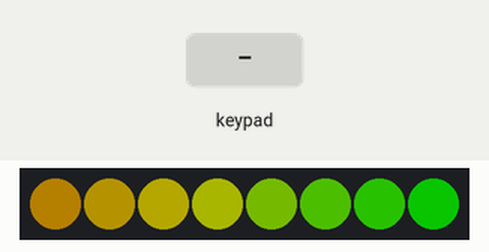
Simulated run of this sketch. Board: Arduino Leonardo, built with avr-gcc and run on an emulated ATmega32U4. Shown: 8 RGB LEDs in strip order, left to right. The test bench sets the inputs (shaded band). Dim RGB values are drawn brighter than linear; USB keyboard and mouse output is not drawn; what the sketch prints to the serial monitor is not drawn.

Above: at 3.26 s.
3.3 s: key '0' pressed
At 5.32 s:
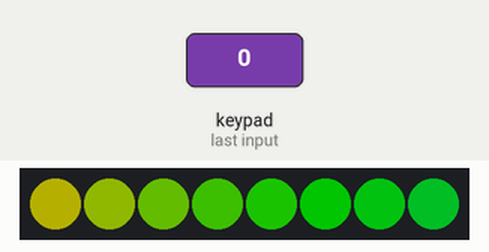
5.5 s: keypad keys 5 6 7 8 9 pressed 0.4 s apart
At 5.93 s:
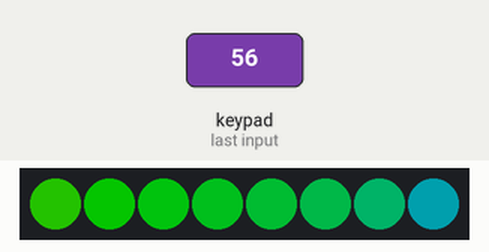
9.0 s: key '1' pressed
At 9.26 s:
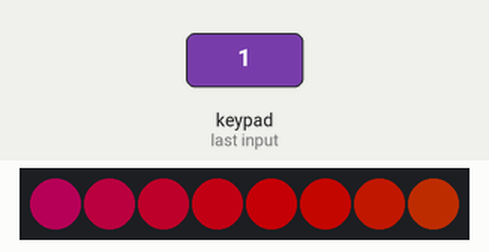
12.0 s: keypad keys 1 3 9 7 2 pressed 0.4 s apart
At 12.59 s:
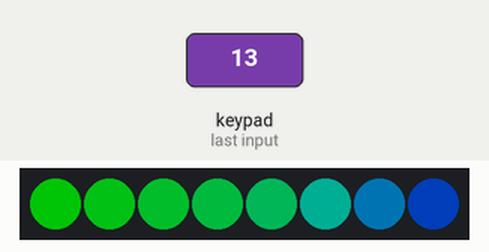
15.5 s: key '2' pressed
At 16.52 s:
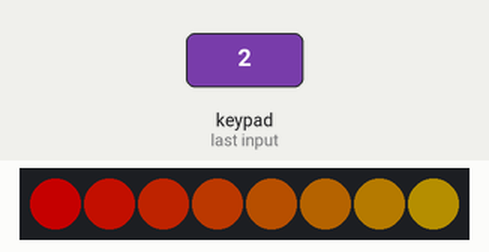
18.5 s: key '3' pressed
At 19.55 s:
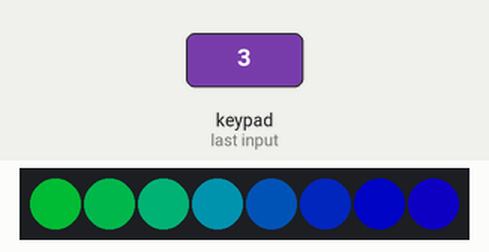
Timing chart, 0 to 26.0 s (numbered marks = the images above; inputs shaded):
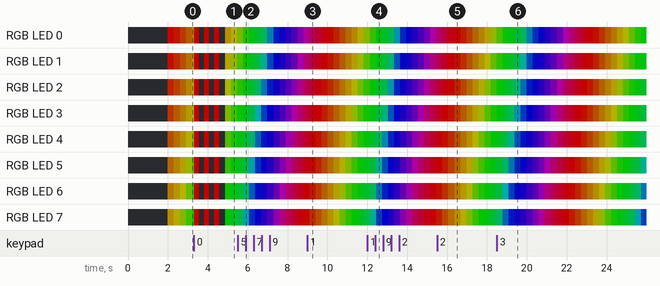

Measured:
- after the input at 3.3 s, the LEDs: first change at once (image 1 shows a later state)
- after the input at 5.5 s, the LEDs: change after 0.28 s (image 2)
- after the input at 12.0 s, the LEDs: first change after 0.14 s (image 4 shows a later state)
- after the input at 18.5 s, the LEDs: first change after 0.30 s (image 6 shows a later state)

The sketch:

MacroPad.ino
```cpp
#include <Key.h>
#include <Keypad.h>

#include <FastLED.h>
#include <Keyboard.h>

#define LED_PIN     14
#define NUM_LEDS    8
#define LED_TYPE    WS2811
#define COLOR_ORDER GRB
CRGB leds[NUM_LEDS];
#define BRIGHTNESS          96
#define FRAMES_PER_SECOND  120
uint8_t gHue = 0; // rotating "base color" used by many of the patterns
uint8_t mode = 0;


const byte ROWS = 2; //two rows
const byte COLS = 5; //five columns

const char MACRO_1 = '1';
const char MACRO_2 = '2';
const char MACRO_3 = '3';
const char MACRO_4 = '4';
const char MACRO_5 = '5';
const char MACRO_6 = '6';
const char MACRO_7 = '7';
const char MACRO_8 = '8';
const char MACRO_9 = '9';
const char MACRO_10 = '0';

char keys[ROWS][COLS] = {
  { MACRO_1,MACRO_2,MACRO_3,MACRO_4,MACRO_5 },
  { MACRO_6,MACRO_7,MACRO_8,MACRO_9,MACRO_10 }
};

byte rowPins[ROWS] = { 3,4 }; //connect to the row pinouts of the keypad
byte colPins[COLS] = { 5,6,7,8,9 }; //connect to the column pinouts of the keypad

Keypad keypad = Keypad(makeKeymap(keys), rowPins, colPins, ROWS, COLS);


void setup() {
  // put your setup code here, to run once:
  delay( 2000 ); // power-up safety delay
  FastLED.addLeds<LED_TYPE, LED_PIN, COLOR_ORDER>(leds, NUM_LEDS).setCorrection( TypicalLEDStrip );
  FastLED.setBrightness(  BRIGHTNESS );

  Serial.begin(9600);
  Keyboard.begin();
}

void loop() {
  // put your main code here, to run repeatedly:
char key = keypad.getKey();

  if (key == NO_KEY)
  {
    Serial.println(key);
    rainbow();
    // send the 'leds' array out to the actual LED strip
    FastLED.show();
    // insert a delay to keep the framerate modest
    FastLED.delay(1000/FRAMES_PER_SECOND);
    EVERY_N_MILLISECONDS( 20 ) { gHue++; } // slowly cycle the "base color" through the rainbow
    return;
  }

  if (key == MACRO_1)
  {
    Keyboard.press(KEY_F13);
    //Keyboard.print("Hello");
    delay(10);
    Keyboard.releaseAll();
  }
  else if (key == MACRO_2)
  {
    Keyboard.press(KEY_F14);
    delay(10);
    Keyboard.releaseAll();
  }
  else if (key == MACRO_3)
  {
    Keyboard.press(KEY_F15);
    delay(10);
    Keyboard.releaseAll();
  }
   else if (key == MACRO_4)
  {
    Keyboard.press(KEY_F16);
    delay(10);
    Keyboard.releaseAll();
  }
   else if (key == MACRO_5)
  {
    Keyboard.press(KEY_F17);
    delay(10);
    Keyboard.releaseAll();
  }
    else if (key == MACRO_10)
  {
    mode += 1;
    if (mode > 3) {mode=0;}
    if (mode == 0)
    {
      blinkColor(CRGB::White);
    }

    if (mode == 1)
    {
      blinkColor(CRGB::Red);
    }

    if (mode == 2)
    {
      blinkColor(CRGB::Green);
    }

    if (mode == 3)
    {
      blinkColor(CRGB::Blue);
    }
  }
  else {
    Keyboard.press(KEY_LEFT_CTRL);
    Keyboard.press(KEY_LEFT_ALT);
    Keyboard.press(key);
    delay(10);
    Keyboard.releaseAll();
  }

  rainbow();
  // send the 'leds' array out to the actual LED strip
  FastLED.show();
  // insert a delay to keep the framerate modest
  FastLED.delay(1000/FRAMES_PER_SECOND);
  EVERY_N_MILLISECONDS( 20 ) { gHue+=3; } // slowly cycle the "base color" through the rainbow
}


void blinkColor(const struct CRGB& color)
{
  for (int i = 0; i < 3; i++)
  {
    fill_solid(leds, NUM_LEDS, color);
    FastLED.show();
    delay(250);
    fill_solid(leds, NUM_LEDS, CRGB::Black);
    FastLED.show();
    delay(250);
  }
}

void rainbow()
{
  // FastLED's built-in rainbow generator
  fill_rainbow2( leds, NUM_LEDS, gHue, 7);
}

void fill_rainbow2( struct CRGB * pFirstLED, int numToFill,
                  uint8_t initialhue,
                  uint8_t deltahue )
{
    CHSV hsv;
    hsv.hue = initialhue;
    hsv.val = 255;
    hsv.sat = 255;
    for( int i = 0; i < numToFill; i++) {
        pFirstLED[i] = hsv;
        hsv.hue += deltahue;
    }
}
```
